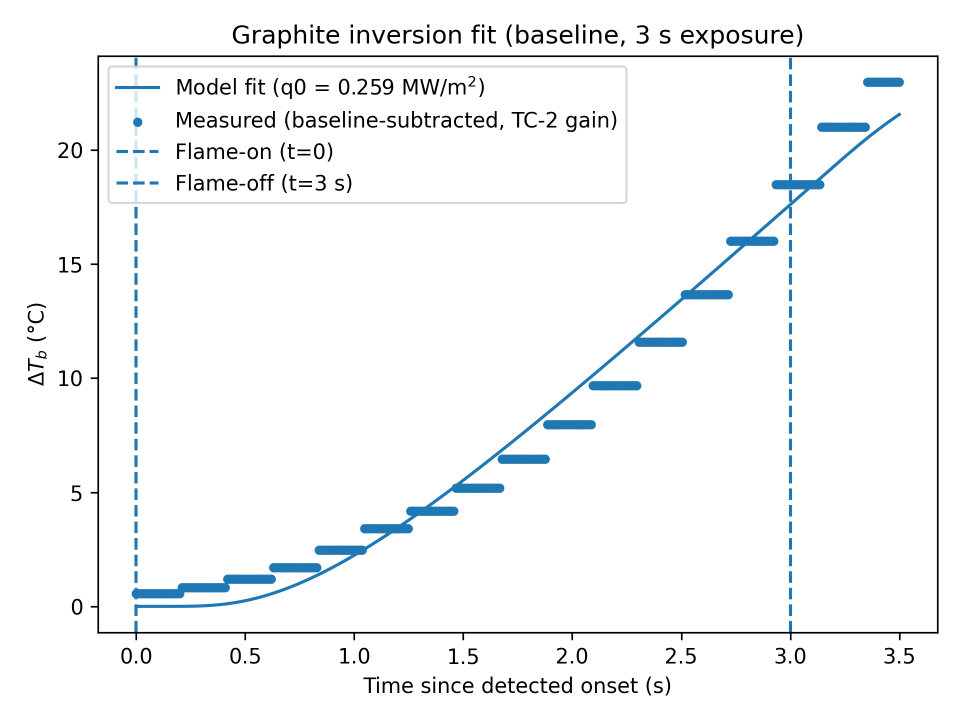
#> input picture assets/builds/ablative-material-testing-fixture/graphite-inverse-fit-baseline.png, 1920 x 1440 px (shown at 1/2 size); its folder holds 2 pictures in this run
$ python build-thermal-overlay.py
#> lines starting #> are read from the running program, lines starting #| are printed output that depends on the picture; after the words box and inside, x2 and y2 are one past the last pixel; in counts of white or black regions, pixels touching at a corner belong together; long printed decimals are rounded
"""Build a shared-axis comparison without inventing raw measurement samples.

The source figures contain dense scatter markers on quantized temperature
plateaus. Extract those visible horizontal bands, NOT individual sample times.
Reconstruct the model using the report's CN method and rounded fitted fluxes.
All source images remain untouched. Dependencies: numpy, Pillow.
"""
from pathlib import Path
import csv
import hashlib
import json
import numpy as np
from PIL import Image

ROOT = Path(__file__).resolve().parents[2]
ASSETS = ROOT / "assets/builds/ablative-material-testing-fixture"
OUT = Path(__file__).resolve().parent
COLORS = {"baseline": "#176da5", "hot": "#b8520c"}
FLUX = {"baseline": .2592, "hot": .5844}


def groups(values):
    return [g for g in np.split(values, np.flatnonzero(np.diff(values) > 1) + 1) if len(g)]


def measured_bands(kind):
    source = ASSETS / f"graphite-inverse-fit-{kind}.png"
    a = np.array(Image.open(source).convert("RGB"))
    assert a.shape == (1440, 1920, 3), "Recalibrate if source dimensions change"
    black = a.max(axis=2) < 70
    # Axis ticks, detected independently in each source rather than sharing
    # pixel Y coordinates: the original charts have DIFFERENT vertical scales.
    xs = [float(g.mean()) for g in groups(np.flatnonzero(black[1266:1283].sum(0)[230:1820] > 10) + 230)]
    ys = [float(g.mean()) for g in groups(np.flatnonzero(black[:, 178:195].sum(1)[115:1240] > 10) + 115)]
    assert len(xs) == 8 and len(ys) == (5 if kind == "baseline" else 6)
    x_coeff = np.polyfit(xs, np.arange(0, 4, .5), 1)
    y_ticks = np.array([20, 15, 10, 5, 0] if kind == "baseline" else [50, 40, 30, 20, 10, 0])
    y_coeff = np.polyfit(ys, y_ticks, 1)
    mask = (a[:, :, 0] < 70) & (a[:, :, 1] > 85) & (a[:, :, 1] < 155) & (a[:, :, 2] > 155) & (a[:, :, 2] < 210)
    # Plot bounds and opaque source legend. No plotted measured bands are
    # hidden by this legend region in these two figures.
    mask[:110] = False
    mask[1260:] = False
    mask[:, :263] = False
    mask[:, 1810:] = False
    mask[:410, :1260] = False
    # The model is a thin line; measured dot clusters are >=11px thick.
    thick = mask.copy()
    for offset in range(-5, 6):
        thick &= np.roll(mask, offset, axis=0)
    rows = []
    for y in range(110, 1260):
        spans = [g for g in groups(np.flatnonzero(thick[y])) if len(g) >= 8]
        if spans:
            rows.append((y, max(spans, key=len)))
    row_lookup = dict(rows)
    bands = []
    wide = groups(np.array([row for row, span in rows if len(span) > 35]))
    candidates = list(wide)
    # A final isolated marker in the hot trace has no long plateau. Keep it
    # without merging the two closely spaced low-temperature baseline bands.
    for band in groups(np.array([row for row, span in rows])):
        if all(abs(float(band.mean()) - float(w.mean())) > 18 for w in wide):
            candidates.append(band)
    for band in candidates:
        y = int(round(float(band.mean())))
        span = row_lookup[y]
        # Eroded marker caps extend about6px past their sample centers.
        x0, x1 = float(span[0] + 6), float(span[-1] - 6)
        if x1 < x0:
            x0 = x1 = float((span[0] + span[-1]) / 2)
        bands.append({"t_start": float(np.clip(np.polyval(x_coeff, x0), 0, 3.5)),
                      "t_end": float(np.clip(np.polyval(x_coeff, x1), 0, 3.5)),
                      "temperature": float(np.polyval(y_coeff, y)),
                      "source_y": y})
    bands.sort(key=lambda b: b["t_start"])
    assert len(bands) == (17 if kind == "baseline" else 16), (kind, bands)
    assert all(a["temperature"] < b["temperature"] for a, b in zip(bands, bands[1:]))
    return bands, {"source": source.name, "sha256": hashlib.sha256(source.read_bytes()).hexdigest(),
                   "x_ticks_px": xs, "y_ticks_px": ys, "y_ticks_celsius": y_ticks.tolist(),
                   "time_mapping": x_coeff.tolist(), "temperature_mapping": y_coeff.tolist()}


def model_response():
    # Report §6: fixed properties,101nodes,dt=.01s,Neumann ghost nodes.
    n, dt, length, k, rho, c = 101, .01, .02362, 130, 1850, 700
    dx, alpha = length / (n - 1), k / (rho * c)
    d = np.diag(np.full(n, -2.)) + np.diag(np.ones(n - 1), 1) + np.diag(np.ones(n - 1), -1)
    d[0, 1] = d[-1, -2] = 2
    r = alpha * dt / dx ** 2
    lhs_inv = np.linalg.inv(np.eye(n) - .5 * r * d)
    rhs_matrix = np.eye(n) + .5 * r * d
    temperature, values = np.zeros(n), [0.]
    for step in range(350):
        q_before, q_after = (1e6 if step < 300 else 0), (1e6 if step + 1 < 300 else 0)
        rhs = rhs_matrix @ temperature
        rhs[0] += dt * alpha * (q_before + q_after) / (k * dx)
        temperature = lhs_inv @ rhs
        values.append(float(temperature[-1]))
    assert abs(values[300] - 67.9732740431) < 1e-7
    return np.arange(351) * dt, np.array(values)


def make_svg(bands, time, unit):
    width, height = 1000, 740
    left, right, top, bottom = 100, 940, 180, 622
    x = lambda t: left + (right - left) * t / 3.5
    y = lambda temp: bottom - (bottom - top) * temp / 52
    paths = {key: list(zip(time, unit * flux)) for key, flux in FLUX.items()}
    path = lambda points: " ".join(f"{'M' if i == 0 else 'L'}{x(t):.2f},{y(temp):.2f}" for i, (t, temp) in enumerate(points))
    svg = [f'<svg xmlns="http://www.w3.org/2000/svg" width="{width}" height="{height}" viewBox="0 0 {width} {height}" role="img" aria-labelledby="title desc">',
           '<title id="title">Graphite response: baseline and hot conditions on the same axes</title>',
           '<desc id="desc">Blue is baseline; orange is hot. Solid measured bands are digitized from the original figures. Dashed model curves are reconstructed using the reported one-dimensional model. The hot fitted heat flux is 2.25 times baseline. At 3 seconds, the model curves differ by about 22.1 degrees Celsius. Original fit RMSE is 1.02 degrees for baseline and 3.02 for hot.</desc>',
           '<rect width="1000" height="740" fill="#fffdf9"/>',
           '<style>text{font-family:Arial,Helvetica,sans-serif;fill:#38332d} .grid{stroke:#e4dfd6;stroke-width:1} .small{font-size:17px} .tick{font-size:18px}</style>']
    def text(value, px, py, size=20, color="#38332d", anchor="start", weight="400"):
        svg.append(f'<text x="{px:.2f}" y="{py:.2f}" text-anchor="{anchor}" style="font-size:{size}px;fill:{color};font-weight:{weight}">{value}</text>')
    text("Baseline vs. hot: one shared temperature scale", 35, 40, 28, weight="700")
    text("Graphite back-face temperature rise · nominal 3 s flame exposure", 35, 70, 19, "#6b6358")
    for key, px, label, rmse in [("baseline", 35, "Baseline", "1.02"), ("hot", 520, "Hot", "3.02")]:
        color = COLORS[key]
        svg.append(f'<rect x="{px}" y="90" width="445" height="64" fill="{color}" fill-opacity=".06"/>')
        text(f"{label} · fitted flux {FLUX[key]:.4f} MW/m²", px + 14, 116, 20, color, weight="700")
        text(f"Reported fit RMSE: {rmse} °C", px + 14, 141, 17, "#6b6358")
    svg.append(f'<rect x="{x(3):.2f}" y="{top}" width="{right-x(3):.2f}" height="{bottom-top}" fill="#eee8de" fill-opacity=".55"/>')
    for temp in range(0, 51, 10):
        yy = y(temp)
        svg.append(f'<line class="grid" x1="{left}" x2="{right}" y1="{yy:.2f}" y2="{yy:.2f}"/>')
        text(str(temp), left - 15, yy + 6, 18, anchor="end")
    for t in np.arange(0, 3.51, .5):
        xx = x(t)
        svg.append(f'<line class="grid" x1="{xx:.2f}" x2="{xx:.2f}" y1="{top}" y2="{bottom}"/>')
        text(f"{t:.1f}", xx, bottom + 28, 18, anchor="middle")
    gap_area = paths["hot"] + list(reversed(paths["baseline"]))
    svg.append(f'<path d="{path(gap_area)} Z" fill="#cbbbaa" fill-opacity=".22"/>')
    for key in ["baseline", "hot"]:
        svg.append(f'<path d="{path(paths[key])}" fill="none" stroke="{COLORS[key]}" stroke-width="3" stroke-dasharray="9 6"/>')
        for b in bands[key]:
            xx0, xx1, yy = x(b["t_start"]), x(b["t_end"]), y(b["temperature"])
            svg.append(f'<line x1="{xx0:.2f}" x2="{xx1:.2f}" y1="{yy:.2f}" y2="{yy:.2f}" stroke="{COLORS[key]}" stroke-width="5" stroke-linecap="round"/>')
    svg.append(f'<path d="M{left},{top} V{bottom} H{right}" fill="none" stroke="#81776a" stroke-width="1.5"/>')
    svg.append(f'<line x1="{x(3):.2f}" x2="{x(3):.2f}" y1="{top}" y2="{bottom}" stroke="#82796c" stroke-width="1.6" stroke-dasharray="5 5"/>')
    text("Flame off · 3 s", x(3), top - 9, 17, "#6b6358", anchor="middle")
    text("2.25× inferred flux", x(.2), y(44), 25, weight="700")
    text("under the hot condition", x(.2), y(44) + 27, 19, "#6b6358")
    text("Shading: separation between model curves", x(.2), y(44) + 57, 16, "#6b6358")
    hot3, baseline3 = unit[300] * FLUX["hot"], unit[300] * FLUX["baseline"]
    xx = x(3) + 17
    svg.append(f'<path d="M{xx-6:.2f},{y(hot3):.2f} h12 M{xx:.2f},{y(hot3):.2f} V{y(baseline3):.2f} M{xx-6:.2f},{y(baseline3):.2f} h12" fill="none" stroke="#554b40" stroke-width="1.8"/>')
    text(f"≈{hot3-baseline3:.1f} °C", xx - 29, y((hot3 + baseline3) / 2) - 4, 22, anchor="end", weight="700")
    text("model gap at 3 s", xx - 29, y((hot3 + baseline3) / 2) + 20, 16, "#6b6358", anchor="end")
    text("Time since detected onset (s)", (left + right) / 2, 686, 21, anchor="middle")
    svg.append('<text transform="translate(29,402) rotate(-90)" text-anchor="middle" style="font-size:21px">Back-face temperature rise, ΔTᵦ (°C)</text>')
    svg.append('<line x1="140" x2="190" y1="717" y2="717" stroke="#61584d" stroke-width="5" stroke-linecap="round"/>')
    text("Measured bands (digitized)", 203, 723, 17)
    svg.append('<line x1="550" x2="600" y1="717" y2="717" stroke="#61584d" stroke-width="3" stroke-dasharray="9 6"/>')
    text("Model fit (reconstructed)", 613, 723, 17)
    svg.append('</svg>')
    return "\n".join(svg) + "\n"


def main():
    bands, calibration = {}, {}
    for kind in FLUX:
        bands[kind], calibration[kind] = measured_bands(kind)
#> in measured_bands, a is the input picture: shape (1440, 1920, 3); mean R, G, B 245, 246.7, 247.8
#> in measured_bands, `black = a.max(axis=2) < 70`:
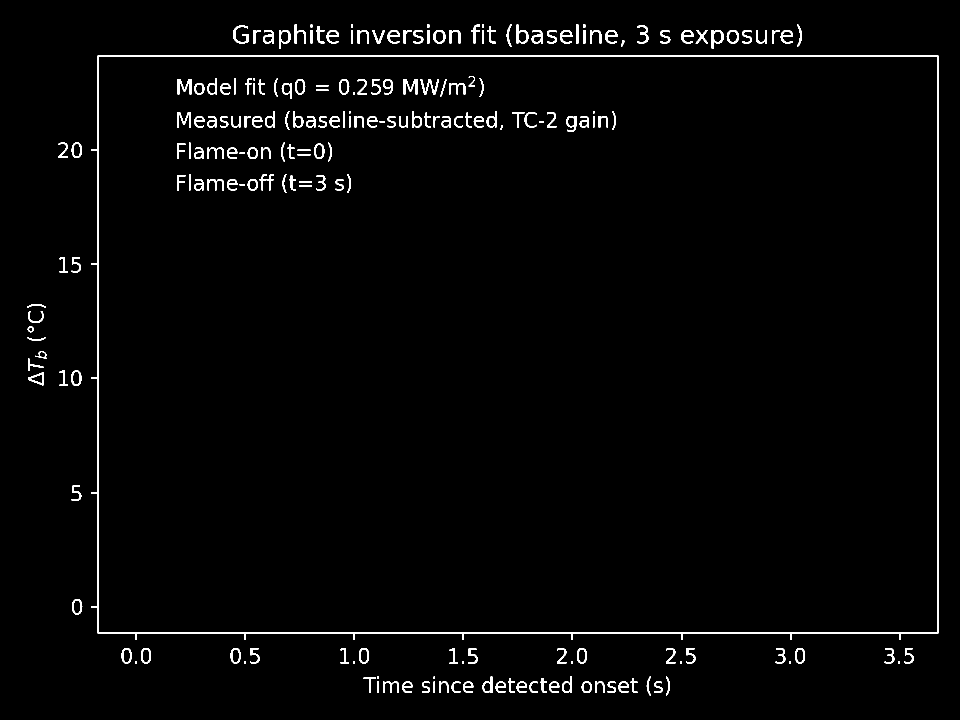
#> black: shape (1440, 1920) bool (shown at 1/2 size); 2% white; 208 white regions (4 under 20 px), largest, box (x1, y1, x2, y2) and area: (182, 111, 1877, 1280) 17499, (841, 158, 878, 189) 399, (355, 158, 383, 189) 396
#> in measured_bands, `xs = [float(g.mean()) for g in groups(np.flatnonzero(black[1266:1283]...`: xs = [272, 490, 708, 926, 1144, 1363, 1581, 1799]
#> in measured_bands, `ys = [float(g.mean()) for g in groups(np.flatnonzero(black[:, 178:195]..`: ys = [300, 528, 756, 985, 1213]
#> in measured_bands, `x_coeff = np.polyfit(xs, np.arange(0, 4, .5), 1)`: x_coeff = [0.00229, -0.623]
#> in measured_bands, `y_coeff = np.polyfit(ys, y_ticks, 1)`: y_coeff = [-0.0219, 26.57]
#> in measured_bands, `mask[:410, :1260] = False`:
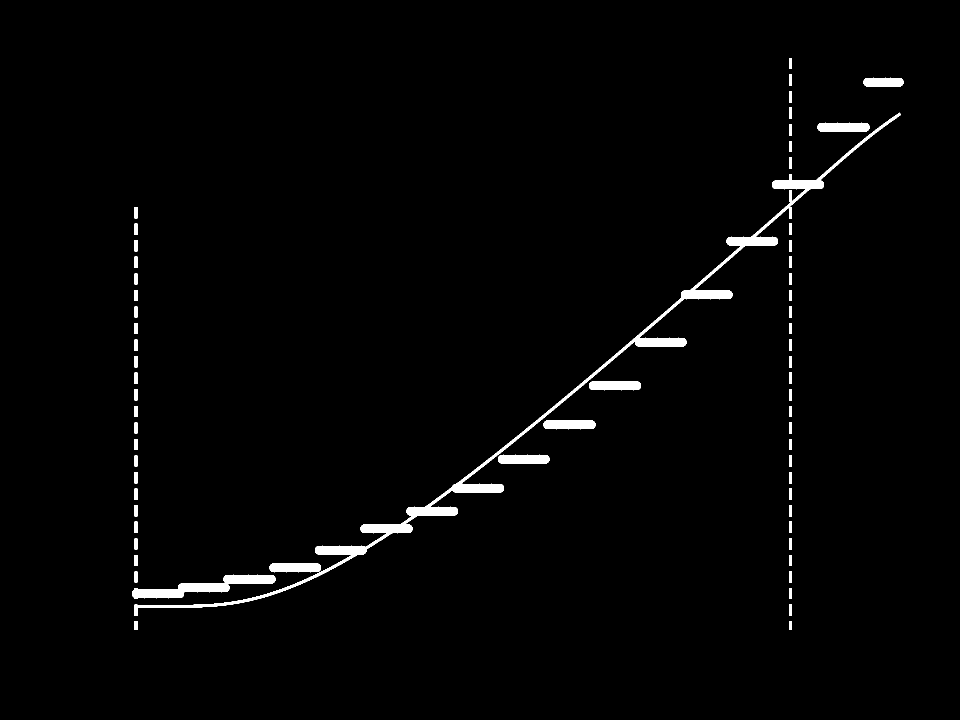
#> mask: shape (1440, 1920) bool (shown at 1/2 size); 1.7% white; 64 white regions, largest, box (x1, y1, x2, y2) and area: (269, 225, 1802, 1232) 23734, (264, 1149, 551, 1198) 5163, (1635, 245, 1739, 264) 1728
#> the loop in measured_bands, `for offset in range(-5, 6):` made 11 passes
#> pass 1, in measured_bands, `thick &= np.roll(mask, offset, axis=0)`:
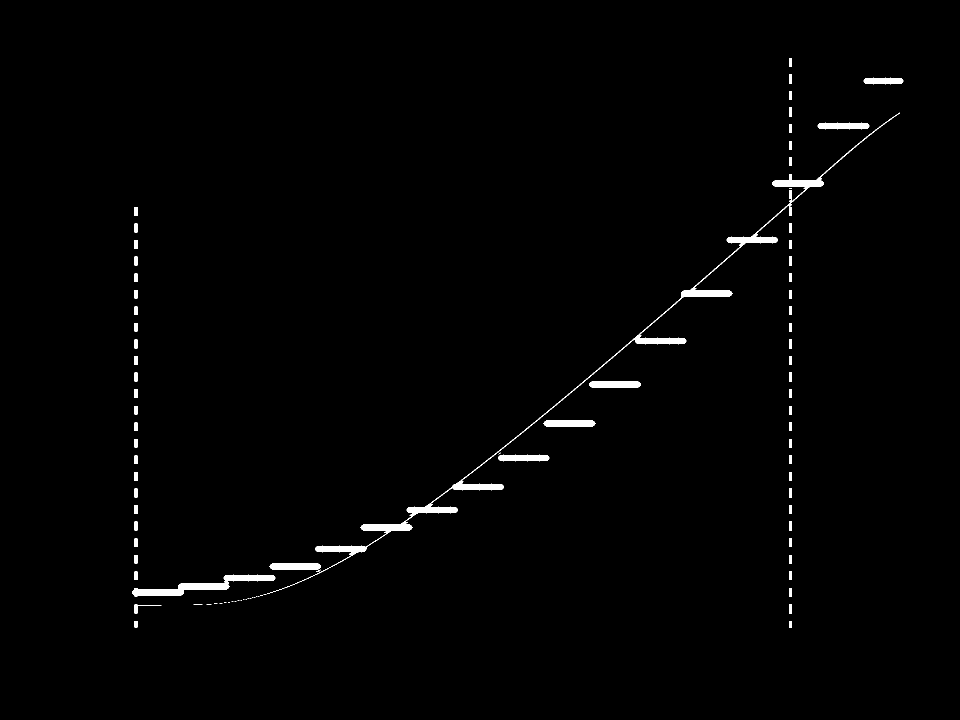
#> thick: shape (1440, 1920) bool (shown at 1/2 size); 1.1% white; 88 white regions (23 under 20 px), largest, box (x1, y1, x2, y2) and area: (534, 225, 1800, 1188) 12882, (264, 1149, 551, 1193) 3708, (1635, 245, 1739, 259) 1208
#> after the loop in measured_bands, `for offset in range(-5, 6):`:
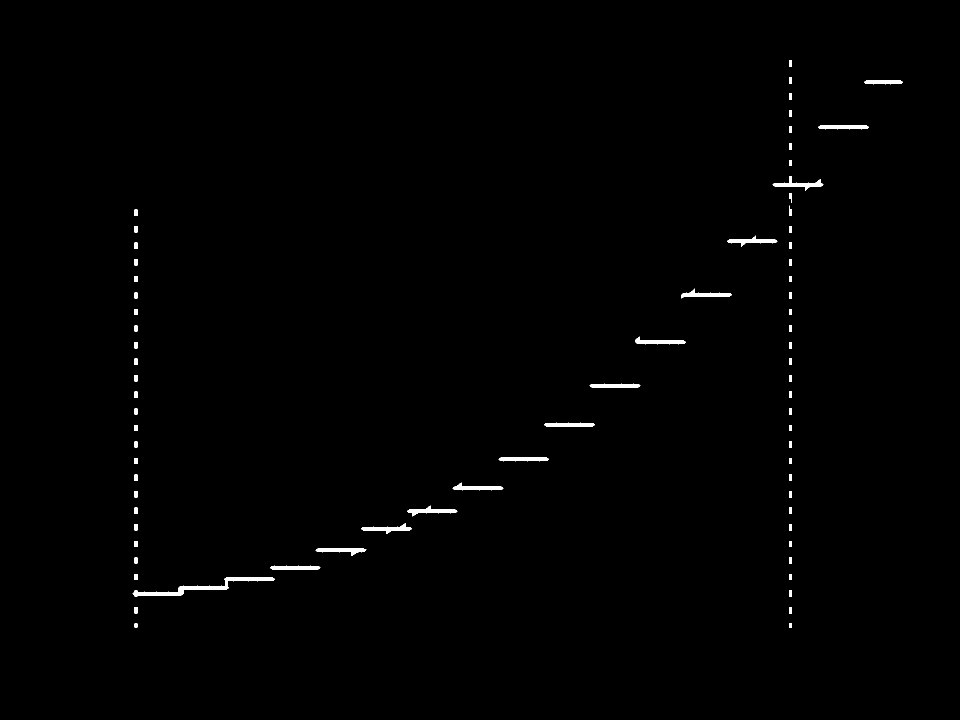
#> thick: shape (1440, 1920) bool (shown at 1/2 size); 0.61% white; 74 white regions, largest, box (x1, y1, x2, y2) and area: (265, 1154, 550, 1193) 2245, (1545, 353, 1647, 382) 861, (722, 1046, 824, 1068) 788
#> after the loop in measured_bands, `for y in range(110, 1260):`: rows = 156 items
#> in measured_bands, `wide = groups(np.array([row for row, span in rows if len(span) > 35]))`: wide = 17 items
#> the loop in measured_bands, `for band in groups(np.array([row for row, span in rows])):` made 16 passes
#> band on passes 1 to 7: [161, 162, 163, 164, 165, 166, 167], [251, 252, 253, 254, 255, 256, 257], [364, 365, 366, 367, 368, 369, 370, 371, 372, 373, 374, 375], [477, 478, 479, 480, 481, 482, 483, 484, 485, 486, 487], [583, 584, 585, 586, 587, 588, 589, 590, 591, 592], [679, 680, 681, 682, 683, 684, 685, 686, 687], [768, 769, 770, 771, 772, 773, 774]
#> the loop in measured_bands, `for band in candidates:` made 17 passes
#> (band, y, x1) on passes 1 to 8: ([161, 162, 163, 164, 165, 166, 167], 164, 1799), ([251, 252, 253, 254, 255, 256, 257], 254, 1731), ([366, 367, 368, 369, 370, 371, 372], 369, 1640), ([479, 480, 481, 482, 483, 484, 485], 482, 1548), ([586, 587, 588, 589, 590, 591, 592], 589, 1457), ([681, 682, 683, 684, 685, 686, 687], 684, 1365), ([768, 769, 770, 771, 772, 773, 774], 771, 1274), ([846, 847, 848, 849, 850, 851, 852], 849, 1183)
    time, unit = model_response()
#> in model_response, `d = np.diag(np.full(n, -2.)) + np.diag(np.ones(n - 1), 1) + np.diag(np..`:
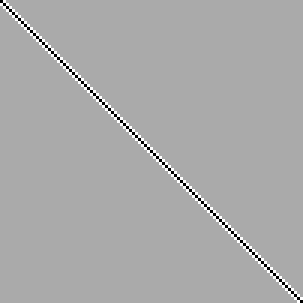
#> d: shape (101, 101) float64 (shown 3 times larger); min -2, max 1, mean -0.000196; drawn with min black and max white
#> in model_response, `d[0, 1] = d[-1, -2] = 2`:
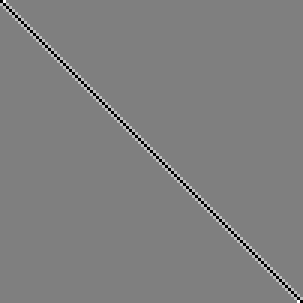
#> d: shape (101, 101) float64 (shown 3 times larger); 0.02% of pixels changed, all inside (x1, y1, x2, y2) = (1, 0, 100, 101); drawn with min black and max white
#> in model_response, `lhs_inv = np.linalg.inv(np.eye(n) - .5 * r * d)`:
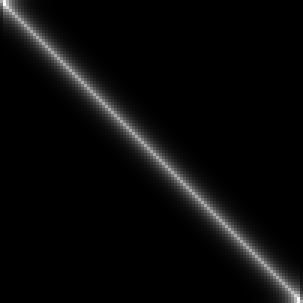
#> lhs_inv: shape (101, 101) float64 (shown 3 times larger); min 1.27e-15, max 0.249, mean 0.0099; drawn with min black and max white
#> in model_response, `temperature, values = np.zeros(n), [0.]`: temperature = 101 values from 0 to 0; values = [0]
#> after the loop in model_response, `for step in range(350):`: values = 351 values from 0 to 83.22
#> time = 351 values from 0 to 3.5; unit = 351 values from 0 to 83.22
    (ASSETS / "graphite-inverse-fit-overlay.svg").write_text(make_svg(bands, time, unit))
#> in make_svg, `paths = {key: list(zip(time, unit * flux)) for key, flux in FLUX.items..`: paths = 2 items
#> the loop in make_svg, `for t in np.arange(0, 3.51, .5):` made 8 passes
#> (t, xx) on passes 2 to 8: (0.5, 220), (1, 340), (1.5, 460), (2, 580), (2.5, 700), (3, 820), (3.5, 940)
#> after the loop in make_svg, `for t in np.arange(0, 3.51, .5):`: svg = 42 items
#> in make_svg, `gap_area = paths["hot"] + list(reversed(paths["baseline"]))`: gap_area = 702 pairs, first value 0 to 3.5, second value 0 to 48.64
#> after the loop in make_svg, `for key in ["baseline", "hot"]:`: svg = 78 items
#> in make_svg, `hot3, baseline3 = unit[300] * FLUX["hot"], unit[300] * FLUX["baseline"]`: hot3 = 39.72; baseline3 = 17.62
    with (OUT / "thermal-overlay-digitized-bands.csv").open("w", newline="") as f:
        writer = csv.writer(f)
        writer.writerow(["condition", "start_time_s_approx", "end_time_s_approx", "temperature_rise_c_approx"])
        for kind, values in bands.items():
            for b in values:
                writer.writerow([kind, f'{b["t_start"]:.4f}', f'{b["t_end"]:.4f}', f'{b["temperature"]:.4f}'])
#> this loop made 2 passes
#> kind on passes 1 to 2: 'baseline', 'hot'
    (OUT / "thermal-overlay-provenance.json").write_text(json.dumps({
        "report": {"title": "Torch-Based Ablative Characterization Campaign Report", "date": "2026-03-01", "sources": "Figures 3 and 4; model in section 6; flux and original RMSE in Table 4"},
        "measurement_method": "Horizontal band digitization from raster figures, not raw samples. Endpoint timing is approximate; dot-center uncertainty is a few pixels. No measured data interpolation or refitting.",
        "calibration": calibration,
        "model": {"method": "Crank–Nicolson, ghost-node Neumann BCs", "nodes": 101, "dt_s": .01, "L_m": .02362, "k_W_mK": 130, "rho_kg_m3": 1850, "c_J_kgK": 700, "pulse_s": 3, "flux_MW_m2": FLUX},
        "reported_RMSE_C": {"baseline": 1.02, "hot": 3.02},
        "model_temperature_at_3s_C": {kind: unit[300] * flux for kind, flux in FLUX.items()},
        "band_counts": {kind: len(values) for kind, values in bands.items()}
    }, indent=2) + "\n")
    print(json.dumps({"bands": {kind: len(values) for kind, values in bands.items()}, "model_gap_at_3s_C": unit[300] * (FLUX["hot"] - FLUX["baseline"])}))
#| {"bands": {"baseline": 17, "hot": 16}, "model_gap_at_3s_C": 22.105}


if __name__ == "__main__":
    main()
